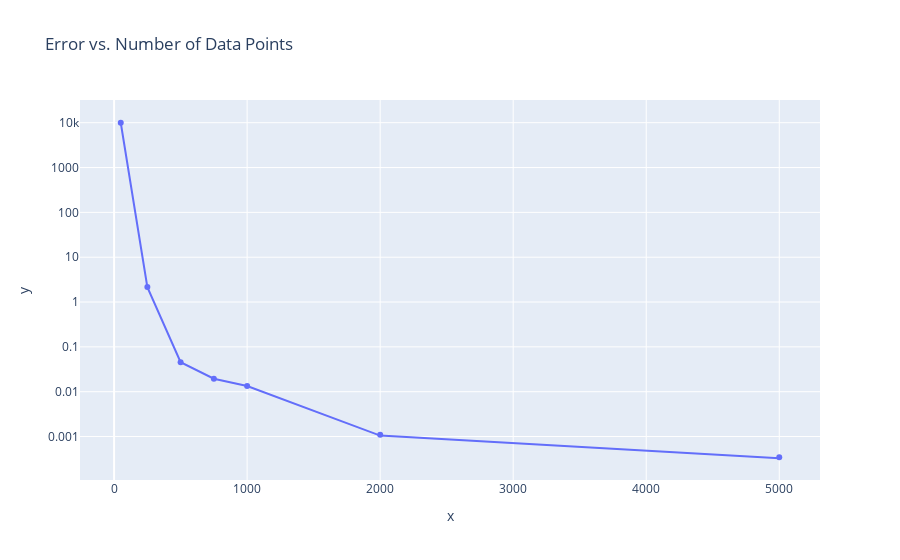

Here is the notebook cell this chart was saved with:
### Code cell
n_data_points = [50, 250, 500, 750, 1000, 2000, 5000]
errors = []
for n in tqdm(n_data_points):
    X_train, y_train = generate_sample(n, n_dims, lower_bound, upper_bound, target_func, noise_scale=0)
    gpr = GPR(**hp)
    gpr = gpr.fit(X_train, y_train)
    y_pred = gpr.predict(X_test)
    error = mean_squared_error(y_test, y_pred)
    errors.append(error)
    
px.scatter(x=n_data_points, y=errors, title='Error vs. Number of Data Points', log_y=True, trendline="lowess")

### Figure 1 — Plotly figure (JSON) as saved in the notebook; plotly's stock layout.template omitted (floating-point values rounded to 4 significant figures)
{"data": [{"hovertemplate": "x=%{x}<br>y=%{y}<extra></extra>", "legendgroup": "", "marker": {"color": "#636efa", "symbol": "circle"}, "mode": "markers", "name": "", "orientation": "v", "showlegend": false, "type": "scatter", "x": [50, 250, 500, 750, 1000, 2000, 5000], "xaxis": "x", "y": [9979.0, 2.155, 0.04534, 0.01944, 0.01338, 0.001091, 0.0003451], "yaxis": "y"}, {"hovertemplate": "<b>LOWESS trendline</b><br><br>x=%{x}<br>y=%{y} <b>(trend)</b><extra></extra>", "legendgroup": "", "marker": {"color": "#636efa", "symbol": "circle"}, "mode": "lines", "name": "", "showlegend": false, "type": "scatter", "x": [50, 250, 500, 750, 1000, 2000, 5000], "xaxis": "x", "y": [9979.0, 2.155, 0.04534, 0.01944, 0.01338, 0.00105, 0.0003281], "yaxis": "y"}], "layout": {"legend": {"tracegroupgap": 0}, "title": {"text": "Error vs. Number of Data Points"}, "xaxis": {"anchor": "y", "domain": [0, 1], "title": {"text": "x"}}, "yaxis": {"anchor": "x", "domain": [0, 1], "title": {"text": "y"}, "type": "log"}}}
